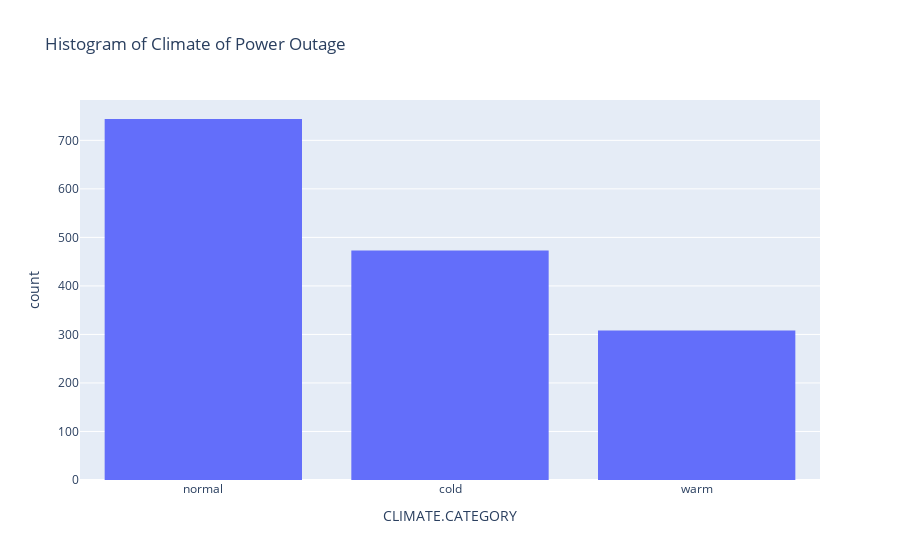

The cell this chart's notebook holds for it:
### Code cell
# Visualize the distribution of power outages across different climate categories (CLIMATE.CATEGORY)
fig2 = px.histogram(df_no_unit, x='CLIMATE.CATEGORY', nbins=30, title='Histogram of Climate of Power Outage')
fig2.show()
fig2.write_html("assets/Histogram_of_CLIMATE.CATEGORY.html", include_plotlyjs='cdn')

### Figure 1 — Plotly figure (JSON) as saved in the notebook; plotly's stock layout.template omitted (floating-point values rounded to 4 significant figures; data arrays with more than 128 entries replaced by an {"elided": "..."} marker saying what was removed)
{"data": [{"alignmentgroup": "True", "bingroup": "x", "hovertemplate": "CLIMATE.CATEGORY=%{x}<br>count=%{y}<extra></extra>", "legendgroup": "", "marker": {"color": "#636efa", "pattern": {"shape": ""}}, "name": "", "nbinsx": 30, "offsetgroup": "", "orientation": "v", "showlegend": false, "type": "histogram", "x": {"elided": "1534 str values"}, "xaxis": "x", "yaxis": "y"}], "layout": {"barmode": "relative", "legend": {"tracegroupgap": 0}, "title": {"text": "Histogram of Climate of Power Outage"}, "xaxis": {"anchor": "y", "domain": [0, 1], "title": {"text": "CLIMATE.CATEGORY"}}, "yaxis": {"anchor": "x", "domain": [0, 1], "title": {"text": "count"}}}}
